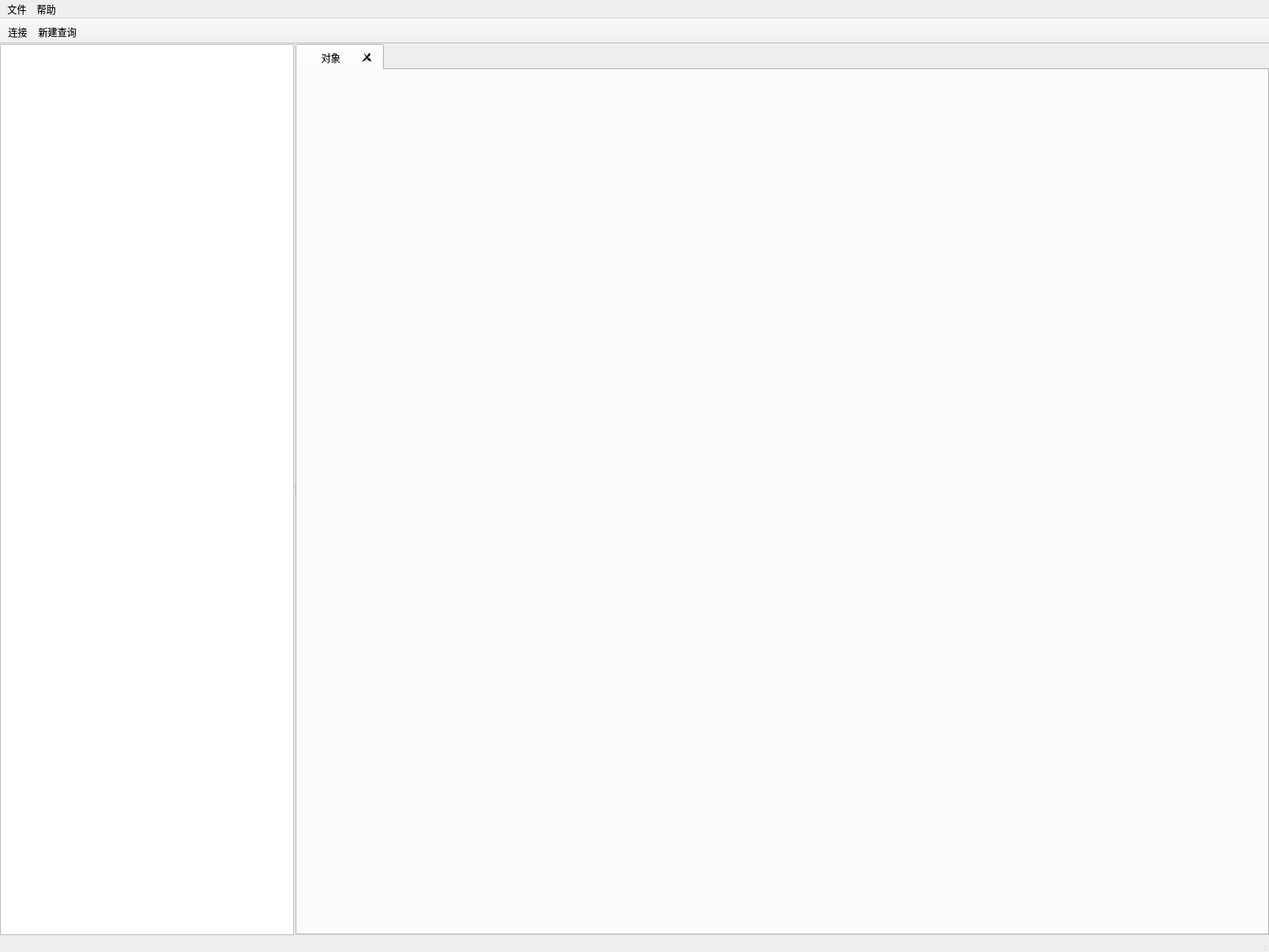
<?xml version="1.0" encoding="UTF-8"?>
<ui version="4.0">
 <class>TDCat</class>
 <widget class="QMainWindow" name="TDCat">
  <property name="geometry">
   <rect>
    <x>0</x>
    <y>0</y>
    <width>1726</width>
    <height>1295</height>
   </rect>
  </property>
  <property name="sizePolicy">
   <sizepolicy hsizetype="Preferred" vsizetype="Fixed">
    <horstretch>0</horstretch>
    <verstretch>0</verstretch>
   </sizepolicy>
  </property>
  <property name="font">
   <font>
    <family>微软雅黑</family>
    <pointsize>10</pointsize>
   </font>
  </property>
  <property name="windowTitle">
   <string>TDCat</string>
  </property>
  <widget class="QWidget" name="centralwidget">
   <layout class="QHBoxLayout" name="horizontalLayout">
    <property name="leftMargin">
     <number>0</number>
    </property>
    <property name="topMargin">
     <number>0</number>
    </property>
    <property name="rightMargin">
     <number>0</number>
    </property>
    <property name="bottomMargin">
     <number>0</number>
    </property>
    <item>
     <layout class="QVBoxLayout" name="verticalLayout">
      <item>
       <widget class="QSplitter" name="splitter">
        <property name="orientation">
         <enum>Qt::Horizontal</enum>
        </property>
        <property name="handleWidth">
         <number>2</number>
        </property>
        <widget class="CustomTreeView" name="tree_viewer">
         <property name="sizePolicy">
          <sizepolicy hsizetype="Minimum" vsizetype="Minimum">
           <horstretch>0</horstretch>
           <verstretch>0</verstretch>
          </sizepolicy>
         </property>
         <property name="minimumSize">
          <size>
           <width>400</width>
           <height>0</height>
          </size>
         </property>
         <property name="maximumSize">
          <size>
           <width>2000</width>
           <height>16777215</height>
          </size>
         </property>
        </widget>
        <widget class="QWidget" name="widget_2" native="true">
         <property name="sizePolicy">
          <sizepolicy hsizetype="Maximum" vsizetype="Maximum">
           <horstretch>100</horstretch>
           <verstretch>100</verstretch>
          </sizepolicy>
         </property>
         <layout class="QGridLayout" name="gridLayout">
          <property name="leftMargin">
           <number>0</number>
          </property>
          <property name="topMargin">
           <number>0</number>
          </property>
          <property name="rightMargin">
           <number>0</number>
          </property>
          <property name="bottomMargin">
           <number>0</number>
          </property>
          <item row="0" column="0">
           <widget class="QTabWidget" name="table_tab">
            <property name="sizePolicy">
             <sizepolicy hsizetype="Expanding" vsizetype="Expanding">
              <horstretch>100</horstretch>
              <verstretch>100</verstretch>
             </sizepolicy>
            </property>
            <property name="font">
             <font>
              <family>SimSun</family>
              <pointsize>10</pointsize>
             </font>
            </property>
            <property name="styleSheet">
             <string notr="true">QTabBar::tab { min-width: 120px; min-height: 35px; }</string>
            </property>
            <property name="currentIndex">
             <number>0</number>
            </property>
            <property name="tabsClosable">
             <bool>true</bool>
            </property>
            <widget class="QWidget" name="tab">
             <attribute name="title">
              <string>对象</string>
             </attribute>
            </widget>
           </widget>
          </item>
         </layout>
        </widget>
       </widget>
      </item>
     </layout>
    </item>
   </layout>
  </widget>
  <widget class="QMenuBar" name="menuBar">
   <property name="geometry">
    <rect>
     <x>0</x>
     <y>0</y>
     <width>1726</width>
     <height>33</height>
    </rect>
   </property>
   <widget class="QMenu" name="file_menu">
    <property name="title">
     <string>文件</string>
    </property>
    <addaction name="new_conn_action"/>
   </widget>
   <widget class="QMenu" name="help_menu">
    <property name="title">
     <string>帮助</string>
    </property>
   </widget>
   <addaction name="file_menu"/>
   <addaction name="help_menu"/>
  </widget>
  <widget class="QStatusBar" name="statusBar"/>
  <widget class="QToolBar" name="toolBar">
   <property name="sizePolicy">
    <sizepolicy hsizetype="Preferred" vsizetype="Preferred">
     <horstretch>0</horstretch>
     <verstretch>0</verstretch>
    </sizepolicy>
   </property>
   <property name="minimumSize">
    <size>
     <width>0</width>
     <height>0</height>
    </size>
   </property>
   <property name="font">
    <font>
     <pointsize>10</pointsize>
    </font>
   </property>
   <property name="windowTitle">
    <string>toolBar</string>
   </property>
   <property name="movable">
    <bool>false</bool>
   </property>
   <property name="iconSize">
    <size>
     <width>100</width>
     <height>60</height>
    </size>
   </property>
   <property name="toolButtonStyle">
    <enum>Qt::ToolButtonTextUnderIcon</enum>
   </property>
   <attribute name="toolBarArea">
    <enum>TopToolBarArea</enum>
   </attribute>
   <attribute name="toolBarBreak">
    <bool>false</bool>
   </attribute>
   <addaction name="conn_action"/>
   <addaction name="new_query_action"/>
  </widget>
  <action name="new_conn_action">
   <property name="text">
    <string>新建连接</string>
   </property>
  </action>
  <action name="conn_action">
   <property name="icon">
    <iconset>
     <normalon>:/icon/connection.png</normalon>
    </iconset>
   </property>
   <property name="text">
    <string>连接</string>
   </property>
  </action>
  <action name="new_query_action">
   <property name="icon">
    <iconset resource="resources.qrc">
     <normaloff>:/icon/query.png</normaloff>:/icon/query.png</iconset>
   </property>
   <property name="text">
    <string>新建查询</string>
   </property>
  </action>
 </widget>
 <customwidgets>
  <customwidget>
   <class>CustomTreeView</class>
   <extends>QTreeView</extends>
   <header>CustomTreeView</header>
  </customwidget>
 </customwidgets>
 <resources>
  <include location="resources.qrc"/>
 </resources>
 <connections/>
</ui>
